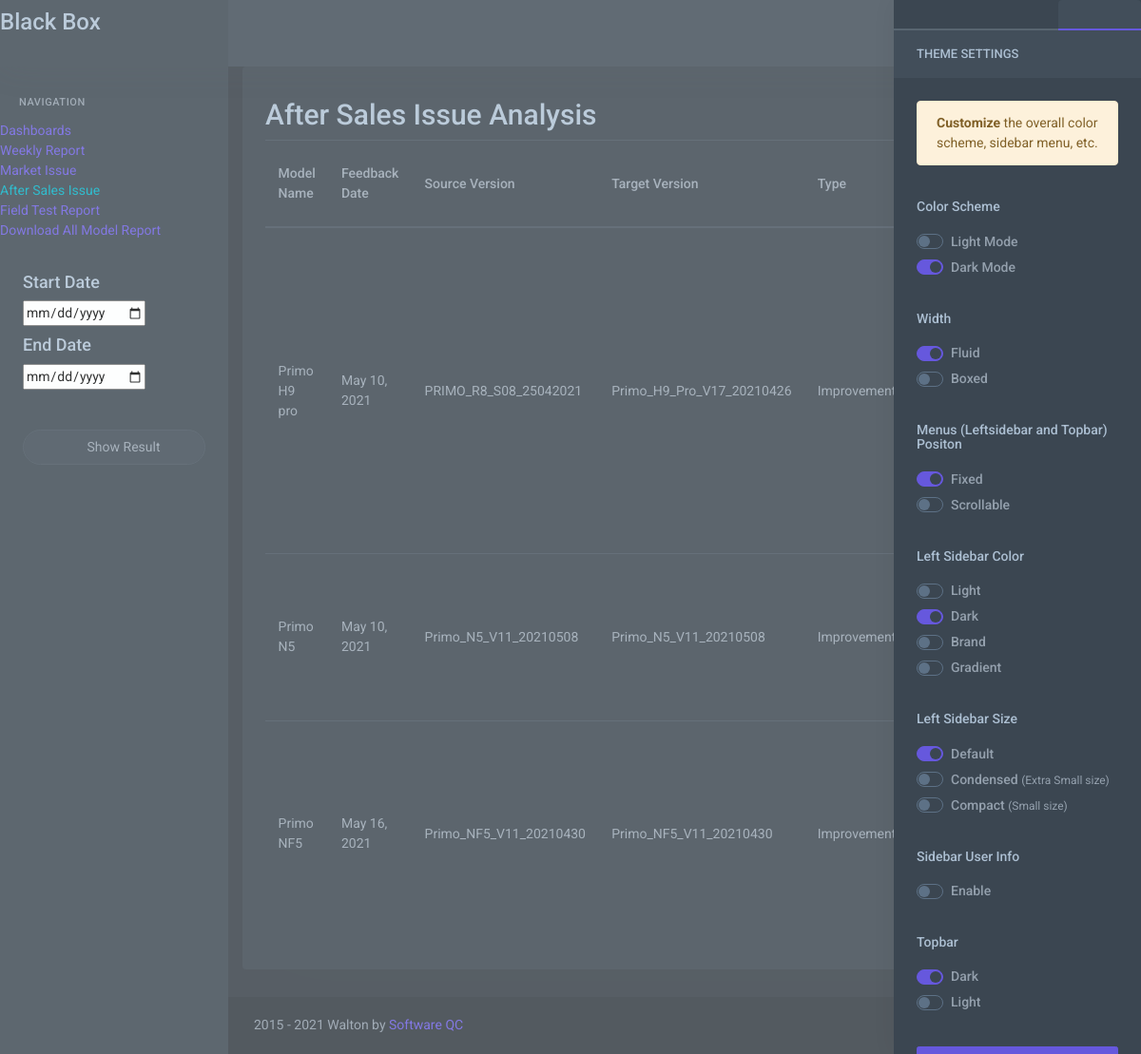
The page /after_sales/ on the database its author committed.
### aspmissue/models.py (models this page shows, shortened)
class AfterSalesAnalysis(models.Model):
    model_name = models.ForeignKey(ModelName, on_delete=models.CASCADE, null=True)
    source_version = models.ForeignKey(Software, on_delete=models.CASCADE, null=True, blank =True)
    target_version = models.CharField(max_length = 200)
    feedback_date=models.DateField(default =date.today())
    types =(
        ('Improvement','Improvement' ),
        ('Market Issue','Market Issue' ),
    )
    type = models.CharField(max_length=200,choices=types)
    validations = (
        ('Yes','Yes'),
        ('No','No'),
    )
    validation = models.CharField(max_length=200,choices=validations)
    issue_or_improvement_details = models.TextField(null = True, blank = True, help_text="Example: Update the google patch, Lock and Unlock Icon change....." )
    solved_or_improved = models.TextField(null=True, blank = True, help_text=" Example : Update the google patch – Not Fixed ( According to ASPM realease note ). Ø Change existing default wallpaper (add new wallpaper)....")
    remarks = models.TextField(null=True, blank = True)

class ModelName(models.Model):
    supplier = models.ForeignKey(Supplier, on_delete=models.CASCADE, null=True)
    pm_name = models.ForeignKey(ProjectManager, on_delete=models.CASCADE, null=True)
    modelname = models.CharField(max_length=200,unique=True)
    modeldescription = models.CharField(max_length=200, null=True)
    isFinished = models.BooleanField(default=False,blank=True,null=True)

class Software(models.Model):
    modelname = models.ForeignKey(ModelName, on_delete=models.CASCADE, null=True, blank=True)
    software_full_name = models.CharField(max_length=200, blank=True, null=True)

### aspmissue/views.py (the view, shortened to what this page needs)
# urls.py: path('after_sales/', views.after_sales_issue, name="after_sales"),
def after_sales_issue(request):
    context = dict()
    context = {
        'after_sales_data': AfterSalesAnalysis.objects.all().order_by('-id')
    }
    return  render(request,"aspmissue/after_sales_analysis.html",context)

### aspmissue/templates/aspmissue/after_sales_analysis.html (shortened to what this page needs)
{% extends 'aspmissue/base.html' %}
{% load static %}
{% block Search %}
<form method="post" action="" class="search-bar p-3">
    <div class="position-relative">
        <h4>Start Date</h4>
        <input type="date"  name = "start_date" value = {{start_date}} class="form-control" required  >
        <br>
        <h4>End Date</h4>
        <input type="date" name="end_date"  value = {{end_date}} class="form-control" required >
           <br>
           <br>
           <br>
        <button type="submit" class="form-control"> Show Result</button>
    </div>
</form>
{% endblock %}
{% block content %}
<form method="post" id="forminsert">
    <div class="row">
        <div class="col-12">
            <div class="card">
                <div class="card-body">
                    <div  class="table-responsive">
                        <h2>After Sales Issue Analysis</h2>
                        <table class="table table-centered mb-0 test " id="grouptable">
                            <thead>
                            <tr>
                                <th>Model Name</th>
                                <th>Feedback Date</th>
                                <th>Source Version</th>
                                <th>Target Version</th>
                                <th>Type</th>
                                <th>Validation</th>
                                <th>Issue or Improvement details</th>
                                <th>Solved or Improve</th>
                            </tr>
                            </thead>
                            <tbody>
                            {% for data in after_sales_data %}
                            <tr>
                                <td> {{data.model_name.modelname  }}</td>
                                <td> {{data.feedback_date  }}</td>
                                <td> {{data.source_version.software_full_name }}</td>
                                <td> {{data.target_version }}</td>
                                <td> {{data.type }}</td>
                                <td> {{data.validation }}</td>
                                <td> {{data.issue_or_improvement_details }}</td>
                                <td> {{data.solved_or_improved }}</td>
                            </tr>
                            {% endfor %}
                            </tbody>
                        </table>
                    </div>
                </div>
            </div>
        </div>
    </div>
</form>
</div>
{% endblock %}

### aspmissue/templates/aspmissue/base.html (shortened to what this page needs)
{% load static %}
<!DOCTYPE html>
<html lang="en">
<head>
    <link href="{% static 'assets/libs/flatpickr/flatpickr.min.css' %}" rel="stylesheet" type="text/css" />
    <link href="{% static 'assets/css/bootstrap-material.min.css'%}" rel="stylesheet" type="text/css" id="bs-default-stylesheet" />
    <link href="{% static 'assets/css/app-material.min.css' %}" rel="stylesheet" type="text/css" id="app-default-stylesheet" />
    <link href="{% static 'assets/css/bootstrap-material-dark.min.css' %}" rel="stylesheet" type="text/css" id="bs-dark-stylesheet" />
    <link href="{% static 'assets/css/app-material-dark.min.css' %}" rel="stylesheet" type="text/css" id="app-dark-stylesheet" />
    <link rel="stylesheet" type="text/css" href="{% static 'assets/datatable-master/css/datatable.min.css' %}" media="screen">
    <link rel="stylesheet" type="text/css" href="{% static 'assets/datatable-master/css/datatable-bootstrap.min.css' %}" media="screen">
    <link rel="stylesheet" href="https://cdnjs.cloudflare.com/ajax/libs/bootstrap-multiselect/0.9.13/css/bootstrap-multiselect.css" />
</head>
<body class="loading" data-layout='{"mode": "dark", "width": "fluid", "menuPosition": "fixed", "sidebar": { "color": "dark", "size": "default", "showuser": false}, "topbar": {"color": "dark"}, "showRightSidebarOnPageLoad": true}'>
<div id="wrapper">
    <div class="navbar-custom">
        <div class="container-fluid">
            <div class="logo-box">
                <h3 >Black Box</h3>
            </div>
        </div>
    </div>
    <div class="left-side-menu">
        <div class="h-100" data-simplebar>
            <div id="sidebar-menu">
                <ul id="side-menu">
                    <li class="menu-title">Navigation</li>
                    <li>
                        <span>  <a href="{% url 'aspmissue:index' %}">Dashboards </a> </span>
                    </li>
                    <li>
                        <span>  <a href="{% url 'aspmissue:Weekly_report' %}">Weekly Report </a> </span>
                    </li>
                    <li>
                        <span>  <a href="{% url 'aspmissue:marketIssue' %}">Market Issue </a> </span>
                    </li>
                    <li>
                        <span>  <a href="{% url 'aspmissue:after_sales' %}" >After Sales Issue </a> </span>
                    </li>
                     <li>
                        <span>  <a href="{% url 'aspmissue:field_test' %}" >Field Test Report </a> </span>
                    </li>
                    <li>
                        <span>  <a href="{% url 'aspmissue:xcel_view_all_model' %}">Download All Model Report </a> </span>
                    </li>
                    <li>
                        {% block Search %}
                        {% endblock %}
                    </li>
                </ul>
            </div>
        </div>
    </div>
    <div class="content-page">
        {% block content %}
        {% endblock %}
        <footer class="footer">
            <div class="container-fluid">
                <div class="row">
                    <div class="col-md-6">
                        2015 - <script>document.write(new Date().getFullYear())</script> Walton by <a href="#">Software QC</a>
                    </div>
                    <div class="col-md-6">
                        <div class="text-md-right footer-links d-none d-sm-block">
                            <a href="javascript:void(0);">About Us</a>
                            <a href="javascript:void(0);">Help</a>
                            <a href="javascript:void(0);">Contact Us</a>
                        </div>
                    </div>
                </div>
            </div>
        </footer>
    </div>
<div class="right-bar">
    <div data-simplebar class="h-100">
        <ul class="nav nav-tabs nav-bordered nav-justified" role="tablist">
            <li class="nav-item">
                <a class="nav-link py-2" data-toggle="tab" href="#chat-tab" role="tab">
                </a>
            </li>
            <li class="nav-item">
                <a class="nav-link py-2" data-toggle="tab" href="#tasks-tab" role="tab">
                </a>
            </li>
            <li class="nav-item">
                <a class="nav-link py-2 active" data-toggle="tab" href="#settings-tab" role="tab">
                </a>
            </li>
        </ul>
        <div class="tab-content pt-0">
            <div class="tab-pane active" id="settings-tab" role="tabpanel">
                <h6 class="font-weight-medium px-3 m-0 py-2 font-13 text-uppercase bg-light">
                    <span class="d-block py-1">Theme Settings</span>
                </h6>
                <div class="p-3">
                    <div class="alert alert-warning" role="alert">
                        <strong>Customize </strong> the overall color scheme, sidebar menu, etc.
                    </div>
                    <h6 class="font-weight-medium font-14 mt-4 mb-2 pb-1">Color Scheme</h6>
                    <div class="custom-control custom-switch mb-1">
                        <label class="custom-control-label" for="light-mode-check">Light Mode</label>
                    </div>
                    <div class="custom-control custom-switch mb-1">
                        <label class="custom-control-label" for="dark-mode-check">Dark Mode</label>
                    </div>
                    <h6 class="font-weight-medium font-14 mt-4 mb-2 pb-1">Width</h6>
                    <div class="custom-control custom-switch mb-1">
                        <label class="custom-control-label" for="fluid-check">Fluid</label>
                    </div>
                    <div class="custom-control custom-switch mb-1">
                        <label class="custom-control-label" for="boxed-check">Boxed</label>
                    </div>
                    <h6 class="font-weight-medium font-14 mt-4 mb-2 pb-1">Menus (Leftsidebar and Topbar) Positon</h6>
                    <div class="custom-control custom-switch mb-1">
                        <label class="custom-control-label" for="fixed-check">Fixed</label>
                    </div>
                    <div class="custom-control custom-switch mb-1">
                        <label class="custom-control-label" for="scrollable-check">Scrollable</label>
                    </div>
                    <h6 class="font-weight-medium font-14 mt-4 mb-2 pb-1">Left Sidebar Color</h6>
                    <div class="custom-control custom-switch mb-1">
                        <label class="custom-control-label" for="light-check">Light</label>
                    </div>
                    <div class="custom-control custom-switch mb-1">
                        <label class="custom-control-label" for="dark-check">Dark</label>
                    </div>
                    <div class="custom-control custom-switch mb-1">
                        <label class="custom-control-label" for="brand-check">Brand</label>
                    </div>
                    <div class="custom-control custom-switch mb-3">
                        <label class="custom-control-label" for="gradient-check">Gradient</label>
                    </div>
                    <h6 class="font-weight-medium font-14 mt-4 mb-2 pb-1">Left Sidebar Size</h6>
                    <div class="custom-control custom-switch mb-1">
                        <label class="custom-control-label" for="default-size-check">Default</label>
                    </div>
                    <div class="custom-control custom-switch mb-1">
                        <label class="custom-control-label" for="condensed-check">Condensed <small>(Extra Small size)</small></label>
                    </div>
                    <div class="custom-control custom-switch mb-1">
                        <label class="custom-control-label" for="compact-check">Compact <small>(Small size)</small></label>
                    </div>
                    <h6 class="font-weight-medium font-14 mt-4 mb-2 pb-1">Sidebar User Info</h6>
                    <div class="custom-control custom-switch mb-1">
                        <label class="custom-control-label" for="sidebaruser-check">Enable</label>
                    </div>
                    <h6 class="font-weight-medium font-14 mt-4 mb-2 pb-1">Topbar</h6>
                    <div class="custom-control custom-switch mb-1">
                        <label class="custom-control-label" for="darktopbar-check">Dark</label>
                    </div>
                    <div class="custom-control custom-switch mb-1">
                        <label class="custom-control-label" for="lighttopbar-check">Light</label>
                    </div>
                    <button class="btn btn-primary btn-block mt-4" id="resetBtn">Reset to Default</button>
                </div>
            </div>
        </div>
    </div>
</div>
<div class="rightbar-overlay"></div>
</body>
</html>

### rows shown on the page
AfterSalesAnalysis: model_name.modelname "Primo H9 pro", feedback_date "May 10, 2021", source_version.software_full_name "PRIMO_R8_S08_25042021", target_version "Primo_H9_Pro_V17_20210426", type "Improvement"
AfterSalesAnalysis: model_name.modelname "Primo N5", feedback_date "May 10, 2021", source_version.software_full_name "Primo_N5_V11_20210508", target_version "Primo_N5_V11_20210508", type "Improvement"
AfterSalesAnalysis: model_name.modelname "Primo NF5", feedback_date "May 16, 2021", source_version.software_full_name "Primo_NF5_V11_20210430", target_version "Primo_NF5_V11_20210430", type "Improvement"
